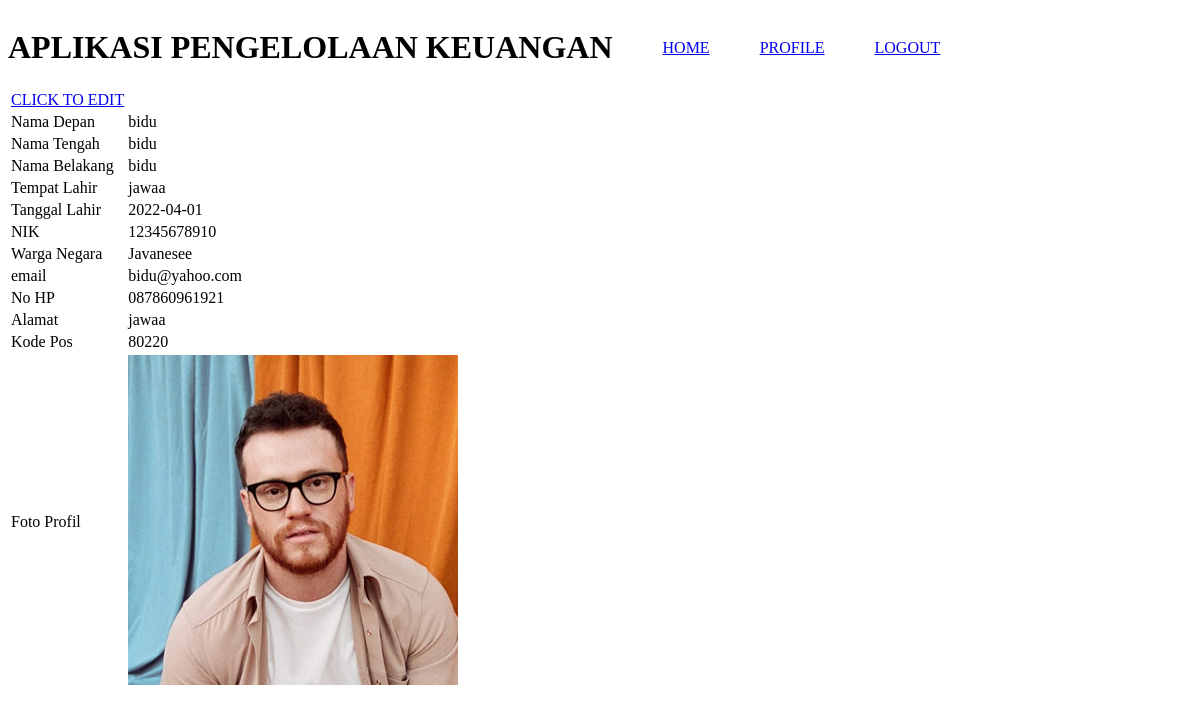
Page /SL2/profile.php (signed in) on the committed database.
### tables this page shows
CREATE TABLE `profile` (
  `namaDepan` varchar(20) NOT NULL,
  `namaTengah` varchar(20) NOT NULL,
  `namaBelakang` varchar(20) NOT NULL,
  `tempatLahir` varchar(50) NOT NULL,
  `tanggalLahir` date NOT NULL,
  `NIK` varchar(20) NOT NULL,
  `wargaNegara` varchar(20) NOT NULL,
  `email` varchar(50) NOT NULL,
  `noHP` varchar(30) NOT NULL,
  `alamat` varchar(100) NOT NULL,
  `kodePOS` int(5) NOT NULL,
  `fotoProfil` varchar(100) NOT NULL,
  `username` varchar(50) NOT NULL,
  `password1` varchar(50) NOT NULL
);

### SL2/profile.php (the view, shortened to what this page needs)
<?php
    include("config.php");
    $userNow = $_SESSION['username'];
    $str_query = "select*from profile where username='$userNow'";
    $query = mysqli_query($connection,$str_query);
    $data = mysqli_fetch_array($query);
?>
<!DOCTYPE html>
<html lang="en">
<head>
    <link rel="stylesheet" href="index.css">
</head>
<body>
<div class="navbar">
        <div class="logo">
            <h1>APLIKASI PENGELOLAAN KEUANGAN</h1>
        </div>
        <div class="links">
            <a href="home.php" >HOME</a>
            <a href="profile.php">PROFILE</a>
            <a href="login.php">LOGOUT</a>
        </div>
</div>
<table>
    <tr>
        <td><a href="edit.php">CLICK TO EDIT</a> </td>
    </tr>
    <tr>
        <td>Nama Depan </td>
        <td>
        <?php
            echo $data['namaDepan'];
        ?>
        </td>
    </tr>
    <tr>
        <td>Nama Tengah</td>
        <td>
        <?php
            echo $data['namaTengah'];
        ?>
        </td>
    </tr>
    <tr>
        <td>Nama Belakang</td>
        <td>
        <?php
            echo $data['namaBelakang'];
        ?>
        </td>
    </tr>
    <tr>
        <td>Tempat Lahir</td>
        <td>
        <?php
            echo $data['tempatLahir'];
        ?>
        </td>
    </tr>
    <tr>
        <td>Tanggal Lahir</td>
        <td>
        <?php
            echo $data['tanggalLahir'];
        ?>
        </td>
    </tr>
    <tr>
        <td>NIK</td>
        <td>
        <?php
            echo $data['NIK'];
        ?>
        </td>
    </tr>
    <tr>
        <td>Warga Negara</td>
        <td>
        <?php
            echo $data['wargaNegara'];
        ?>
        </td>
    </tr>
    <tr>
        <td>email</td>
        <td>
        <?php
            echo $data['email'];
        ?>
        </td>
    </tr>
    <tr>
        <td>No HP</td>
        <td>
        <?php
            echo $data['noHP'];
        ?>
        </td>
    </tr>
    <tr>
        <td>Alamat</td>
        <td>
        <?php
            echo $data['alamat'];
        ?>
        </td>
    </tr>
    <tr>
        <td>Kode Pos</td>
        <td>
        <?php
            echo $data['kodePOS'];
        ?>
        </td>
    </tr>
    <tr>
        <td>Foto Profil</td>
        <td>
        <img src="<?php echo $data['fotoProfil']?>">
        </td>
    </tr>
    </table>
</body>
</html>

### SL2/index.css (style rules this page uses)
.navbar { display: flex; flex-direction: row; justify-content:left; align-items:center; }
.links { display: flex; flex-direction: row; justify-content:right; align-items: center; }
.links a { margin-left: 50px; }

### rows in the picture
profile: namaDepan "bidu", namaTengah "bidu", namaBelakang "bidu", tempatLahir "jawaa", tanggalLahir "2022-04-01", NIK "12345678910", wargaNegara "Javanesee", email "bidu@yahoo.com", noHP "087860961921", alamat "jawaa", kodePOS "80220", fotoProfil (picture)
